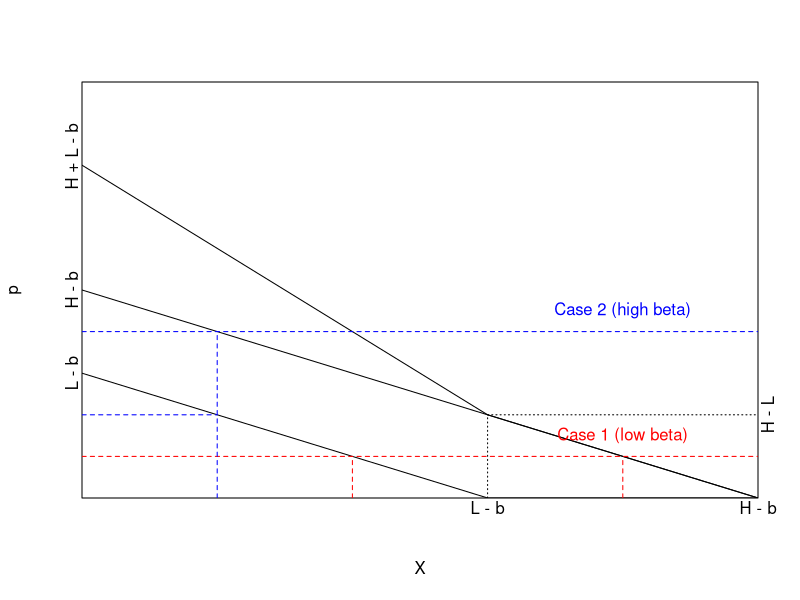
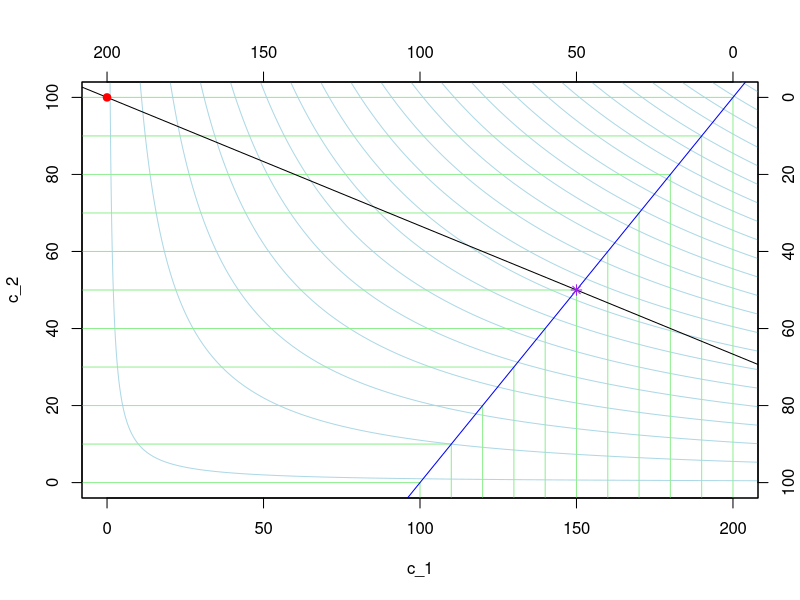
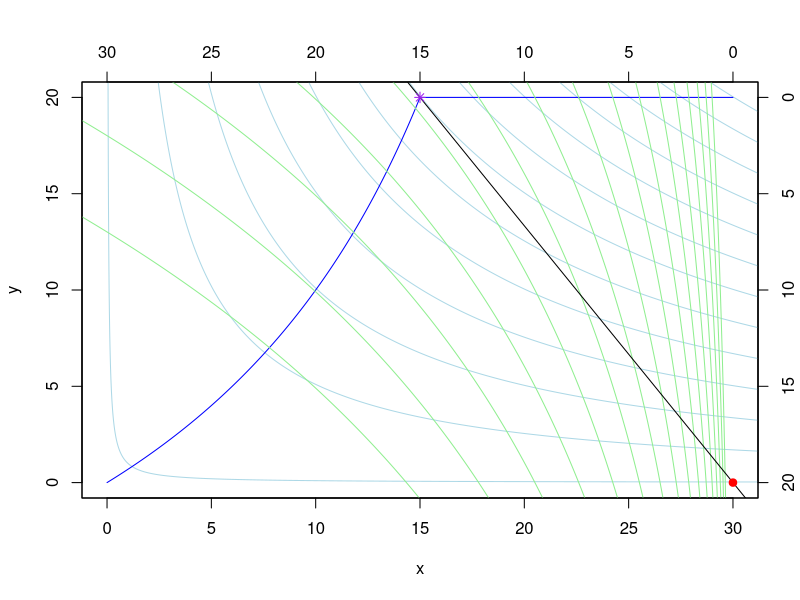

These charts were generated, in order, by the following R code:
## ---- chunk 1
knitr::opts_chunk$set(echo = TRUE)

library(tidyverse)
## ---- chunk 2
b <- 1
h <- 6
l <- 4

beta_1 <- 1
beta_2 <- 4

x_grid <- seq(0, 5, 0.1)

mb_h <- pmax(h - x_grid - b, 0)
mb_l <- pmax(l - x_grid - b, 0)
mb_s <- mb_h + mb_l

plot(1, type = "n", xlim = c(min(x_grid), max(x_grid)), ylim = c(min(x_grid), max(x_grid)*2), xlab = "X", ylab = "p", xaxs = "i", yaxs = "i", axes = FALSE)
box()

lines(x= x_grid, y= mb_h)
lines(x= x_grid, y= mb_l)
lines(x= x_grid, y= mb_s)

segments(x0 = l-b, x1 = l-b, y0=0, y1 = h - l, lty=3)
segments(x0 = l-b, x1 = h-b, y0=h - l, y1 = h - l, lty=3)

abline(h=beta_1, col = "red", lty=2)
segments(x0 = l-b-beta_1, x1 = l-b-beta_1, y0=0, y1 = l-2*b-beta_1, lty=2, col = "red")
segments(x0 = h-b-beta_1, x1 = h-b-beta_1, y0=0, y1 = l-2*b-beta_1, lty=2, col = "red")

abline(h=beta_2, col = "blue", lty=2)
segments(x0 = h-b-beta_2, x1 = h-b-beta_2, y0=0, y1 = h+2*b-beta_2, lty=2, col = "blue")
segments(x0 = 0, x1 = h-b-beta_2, y0=l+2*b-beta_2, y1 = l+2*b-beta_2, lty=2, col = "blue")

mtext("H + L - b", at = h + l - b, side = "2", adj = 1)
mtext("H - b", at = h - b, side = "2")
mtext("L - b", at = l - b, side = "2")

mtext("H - b", at = h - b, side = "1")
mtext("L - b", at = l - b, side = "1")

mtext("H - L", at = h - l, side = "4")

text("Case 1 (low beta)", col ="red", x=4, y=1.5)
text("Case 2 (high beta)", col ="blue", x=4, y=4.5)

## ---- chunk 3
c_1_grid <- seq(0, 250, 0.1)

plot(1, type = "n", xlim = c(0, 200), ylim = c(0, 100), xlab = "c_1", ylab = "c_2")

utility_bars <- 100+(0:45)*1000
for (u in utility_bars) lines(x = c_1_grid, y = u/c_1_grid, col = "lightblue")

par(new = TRUE)
plot(1, type = "n", xlim = c(200, 0), ylim = c(100, 0), xlab = "", ylab = "", axes = FALSE)
axis(side = 3)
axis(side = 4)

utility_bars <- (0:10)*10
for (u in utility_bars) {
  segments(x0 = u, y0 = u, x1 = u, y1 = 250, col = "lightgreen")
  segments(x0 = u, y0 = u, x1 = 250, y1 = u, col = "lightgreen")
}

abline(a=200/3, b=-1/3)
abline(a=0, b=1, col= "blue")
points(x=200, y=0, pch=19, col = "red")
points(x=50, y=50, pch=8, col = "purple")

box()
## ---- chunk 4
x_grid <- seq(0, 35, 0.01)
x_grid2 <- seq(0, 30, 0.01)

plot(1, type = "n", xlim = c(0, 30), ylim = c(0, 20), xlab = "x", ylab = "y")

utility_bars <- 1+(0:15)*50
for (u in utility_bars) lines(x = x_grid, y = u/x_grid, col = "lightblue")

lines(x=x_grid2, y=pmin(20*x_grid2/(30-x_grid2), 20), col= "blue")

par(new = TRUE)
plot(1, type = "n", xlim = c(30, 0), ylim = c(20, 0), xlab = "", ylab = "", axes = FALSE)
axis(side = 3)
axis(side = 4)


utility_bars <- .01+(0:15)*5
for (u in utility_bars) lines(x = x_grid, y = u - 20 *log(x_grid), col = "lightgreen")

abline(a=20, b=-4/3)
points(x=0, y=20, pch=19, col = "red")
points(x=15, y=0, pch=8, col = "purple")

box()
